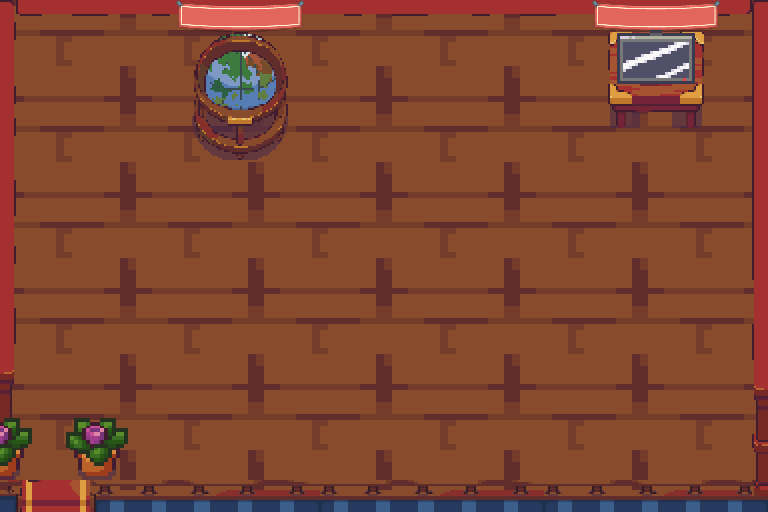

This game map was drawn from its Tiled (.tmx) file and the tilesets committed beside it. A one-line description and the trimmed map source follow:
An orthogonal 48x32 tile map with 16x16 px tiles, 6 tile layers (Floor, Walls, Rugs, banner, ...), 4 tilesets and 14 objects (7x Collision, 3x Hotspots, Portals, Spawns).

<map version="1.10" tiledversion="1.11.2" orientation="orthogonal" renderorder="right-down" width="48" height="32" tilewidth="16" tileheight="16" infinite="0" nextlayerid="12" nextobjectid="18">
 <editorsettings>
  <export target="indoor2.json" format="json" />
 </editorsettings>
 <tileset firstgid="1" name="tiles_interior" tilewidth="16" tileheight="16" tilecount="1024" columns="32">
  <image source="../assets/tiles_interior.png" width="512" height="512" />
 </tileset>
 <tileset firstgid="1025" name="modern interier" tilewidth="16" tileheight="16" tilecount="12816" columns="48">
  <image source="../assets/modern interier.png" width="768" height="4272" />
 </tileset>
 <tileset firstgid="13841" name="banners" tilewidth="16" tileheight="16" tilecount="324" columns="18">
  <image source="../assets/banners.png" width="296" height="300" />
 </tileset>
 <tileset firstgid="14165" name="01 (2)" tilewidth="16" tileheight="16" tilecount="16" columns="4">
  <image source="../assets/01 (2).png" width="64" height="64" />
 </tileset>
 <objectgroup id="10" name="Portals">
  <object id="12" type="Portals" x="16" y="496" width="64" height="16">
   <properties>
    <property name="auto" type="bool" value="true" />
    <property name="prompt" value="E: Enter" />
    <property name="targetMap" value="maps/indoor.json" />
    <property name="targetSpawn" value="fromSecond" />
   </properties>
  </object>
 </objectgroup>
 <objectgroup id="11" name="Spawns">
  <object id="13" type="Spawns" x="48" y="432">
   <properties>
    <property name="facing" value="up" />
    <property name="id" value="fromLibrary" />
   </properties>
   <point />
  </object>
 </objectgroup>
 <objectgroup id="9" name="Hotspots">
  <object id="10" type="Hotspots" x="128" y="128">
   <properties>
    <property name="action" value="modal" />
    <property name="active" type="bool" value="true" />
    <property name="id" value="Chat" />
    <property name="radius" type="int" value="10" />
    <property name="title" value="Ask About my Resume" />
   </properties>
   <point />
  </object>
  <object id="11" type="Hotspots" x="656" y="144">
   <properties>
    <property name="action" value="modal" />
    <property name="active" type="bool" value="true" />
    <property name="id" value="GM" />
    <property name="radius" type="int" value="10" />
    <property name="title" value="Game Mentor" />
   </properties>
   <point />
  </object>
  <object id="17" type="Hotspots" x="240" y="176">
   <properties>
    <property name="action" value="modal" />
    <property name="active" type="bool" value="true" />
    <property name="id" value="ask" />
    <property name="radius" type="int" value="10" />
    <property name="title" value="Ask Aything" />
   </properties>
   <point />
  </object>
 </objectgroup>
 <objectgroup id="8" name="Collision">
  <object id="2" type="Collision" x="192" y="32" width="96" height="128">
   <properties>
    <property name="solid" type="bool" value="true" />
   </properties>
  </object>
  <object id="3" type="Collision" x="608" y="32" width="101.25" height="94.5833">
   <properties>
    <property name="solid" type="bool" value="true" />
   </properties>
  </object>
  <object id="4" type="Collision" x="0" y="0" width="16" height="512">
   <properties>
    <property name="solid" type="bool" value="true" />
   </properties>
  </object>
  <object id="5" type="Collision" x="752" y="0" width="16" height="512">
   <properties>
    <property name="solid" type="bool" value="true" />
   </properties>
  </object>
  <object id="6" type="Collision" x="16" y="0" width="736" height="16">
   <properties>
    <property name="solid" type="bool" value="true" />
   </properties>
  </object>
  <object id="7" type="Collision" x="96" y="480" width="656" height="32">
   <properties>
    <property name="solid" type="bool" value="true" />
   </properties>
  </object>
  <object id="8" type="Collision" x="80" y="416" width="32" height="64">
   <properties>
    <property name="solid" type="bool" value="true" />
   </properties>
  </object>
 </objectgroup>
 <layer id="1" name="Floor" width="48" height="32">
  <data>[1536 cells, 1536 non-empty, 48 distinct tile ids]</data>
 </layer>
 <layer id="2" name="Walls" width="48" height="32">
  <data>[1536 cells, 202 non-empty, 65 distinct tile ids]</data>
 </layer>
 <layer id="3" name="Rugs" width="48" height="32">
  <data>[1536 cells, 34 non-empty, 26 distinct tile ids]</data>
 </layer>
 <layer id="5" name="banner" width="48" height="32">
  <data>[1536 cells, 32 non-empty, 16 distinct tile ids]</data>
 </layer>
 <objectgroup id="6" name="text">
  <object id="1" x="607" y="-6" width="112" height="48">
   <text fontfamily="Sans Serif Collection" wrap="1" color="#ffffff" halign="center" valign="center">Game Mentor</text>
  </object>
  <object id="16" x="192" y="8" width="112" height="19">
   <text wrap="1" color="#ffffff">Ask Anything</text>
  </object>
 </objectgroup>
 <layer id="7" name="decorlow" width="48" height="32">
  <data>[1536 cells, 82 non-empty, 82 distinct tile ids]</data>
 </layer>
 <layer id="4" name="Decor" width="48" height="32">
  <data>[1536 cells, 30 non-empty, 30 distinct tile ids]</data>
 </layer>
</map>
